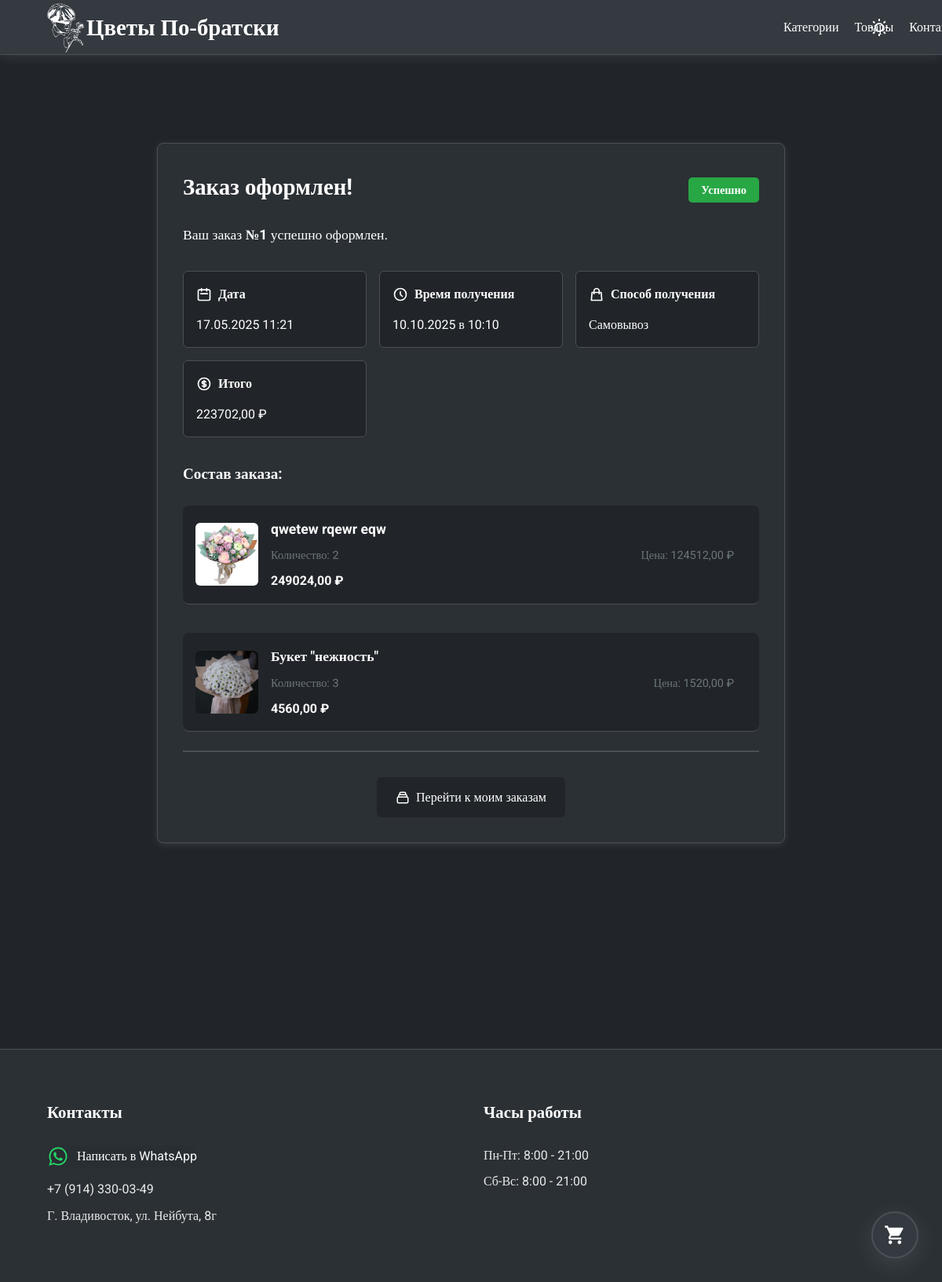
Page /orders/order/success/1/ (signed in) on the earlier database version.
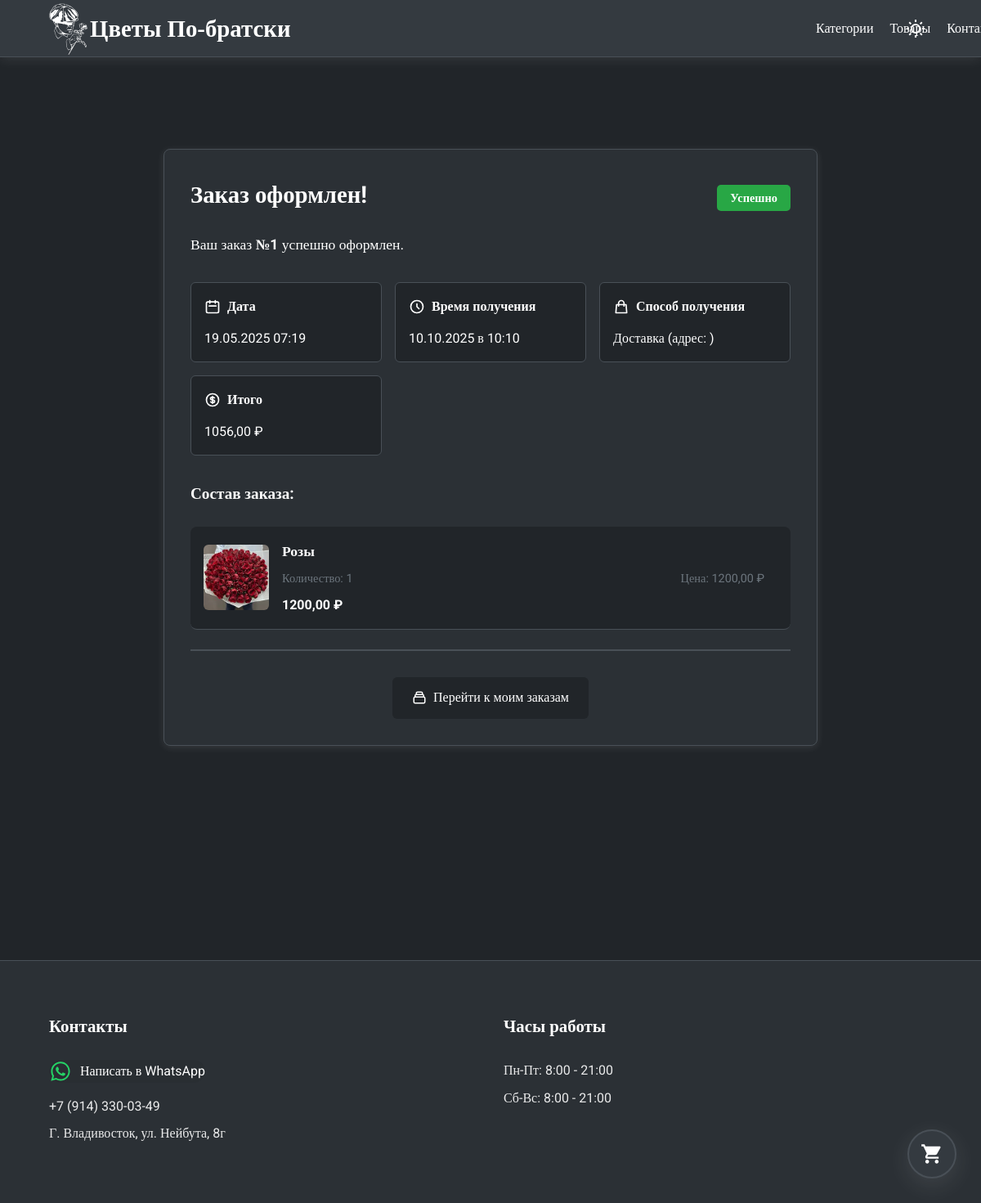
Same page on the later database version.
### orders/models.py (models this page shows, shortened)
class Order(models.Model):
    STATUS_CHOICES = [
        ("pending", "Ожидание"),
        ("confirmed", "Успешно"),
        ("rejected", "Неуспешно"),
    ]
    DELIVERY_CHOICES = [
        ("pickup", "Самовывоз"),
        ("delivery", "Доставка"),
    ]
    user = models.ForeignKey(
        settings.AUTH_USER_MODEL,  # ← Правильный порядок: сначала модель
        on_delete=models.CASCADE,
        related_name="orders",
    )
    created_at = models.DateTimeField(auto_now_add=True)
    delivery_type = models.CharField(max_length=20, choices=DELIVERY_CHOICES)
    delivery_date = models.DateField()
    delivery_time = models.TimeField()
    comment = models.TextField(
        blank=True,
        verbose_name="Комментарий",
        help_text="Дополнительная информация для доставки",
    )
    total_price = models.DecimalField(
        max_digits=10,
        decimal_places=2,
        null=True,  # ← Теперь может быть NULL
        blank=True,
    )
    status = models.CharField(max_length=20, choices=STATUS_CHOICES, default="pending")
    class Meta:
        indexes = [
            models.Index(fields=["user", "-created_at"]),
        ]

class OrderItem(models.Model):
    order = models.ForeignKey(Order, related_name="items", on_delete=models.CASCADE)
    product = models.ForeignKey(Product, on_delete=models.CASCADE)
    quantity = models.PositiveIntegerField()
    price = models.DecimalField(max_digits=10, decimal_places=2)
    def get_cost(self):
        return round(self.price * self.quantity, 2)

### main/models.py (models this page shows, shortened)
class Product(models.Model):
    category = models.ForeignKey(
        Category,
        related_name="products",
        on_delete=models.CASCADE,
        verbose_name="категория",
    )
    name = models.CharField(max_length=150, verbose_name="название товара")
    slug = models.SlugField(
        max_length=150,
        unique=True,
        verbose_name="Ссылка на товар (заполняется автоматически)",
    )
    image = models.ImageField(
        upload_to="products/%Y/%m/%d", blank=True, verbose_name="Изображение"
    )
    description = RichTextField(
        blank=True, verbose_name="Описание букета (не обязательно)"
    )
    price = models.DecimalField(
        max_digits=10, decimal_places=0, verbose_name="стоимость"
    )
    available = models.BooleanField(default=True, verbose_name="доступно ли")
    created = models.DateTimeField(auto_now_add=True, verbose_name="Дата создания")
    updated = models.DateTimeField(auto_now=True, verbose_name="Дата обновления")
    discount = models.DecimalField(
        default=0, max_digits=4, decimal_places=0, verbose_name="скидка в процентах"
    )
    quantity = models.IntegerField(blank=False, verbose_name="количество", default=1)
    purchased = models.IntegerField(
        blank=True, verbose_name="количество продаж", default=0
    )
    class Meta:
        ordering = [
            "name",
        ]
        indexes = [
            models.Index(fields=["id", "slug"]),
            models.Index(fields=["name"]),
            models.Index(fields=["-created"]),
        ]
        verbose_name = "товар"
        verbose_name_plural = "товары"

### orders/views.py (the view)
# urls.py: path("order/success/<int:order_id>/", views.order_success, name="order_success"),
@login_required
def order_success(request, order_id):
    order = get_object_or_404(Order, id=order_id, user=request.user)
    order_items = order.items.all()  # через related_name="items" в OrderItem
    return render(
        request,
        "order.html",
        {
            "order": order,
            "order_items": order_items,
        },
    )

### cart/context_processors.py (called while the page is built)
def cart(request):
    return {"cart": request.session.get(settings.CART_SESSION_ID, {})}

### orders/templates/order.html (shortened to what this page needs)
{% extends 'main/base.html' %}
{% load static %}
{% block content %}
  <section class="order-success">
    <div class="container">
      <div class="order-container">
        <div class="order-header">
          <h2 class="order-title">Заказ оформлен!</h2>
          <div class="order-status">Успешно</div>
        </div>
        <p class="order-description">
          Ваш заказ <strong>№{{ order.id }}</strong> успешно оформлен.
        </p>
        <div class="order-details">
          <div class="detail-card">
            <div class="detail-header">
              <svg class="detail-icon" fill="none" stroke="currentColor" viewBox="0 0 24 24">
                <path stroke-linecap="round" stroke-linejoin="round" stroke-width="2" d="M8 7V3m8 4V3m-9 8h10M5 21h14a2 2 0 002-2V7a2 2 0 00-2-2H5a2 2 0 00-2 2v12a2 2 0 002 2z"></path>
              </svg>
              <span class="detail-title">Дата</span>
            </div>
            <p class="detail-value">{{ order.created_at|date:'d.m.Y H:i' }}</p>
          </div>
          <div class="detail-card">
            <div class="detail-header">
              <svg class="detail-icon" fill="none" stroke="currentColor" viewBox="0 0 24 24">
                <path stroke-linecap="round" stroke-linejoin="round" stroke-width="2" d="M12 8v4l3 3m6-3a9 9 0 11-18 0 9 9 0 0118 0z"></path>
              </svg>
              <span class="detail-title">Время получения</span>
            </div>
            <p class="detail-value">{{ order.delivery_date|date:'d.m.Y' }} в {{ order.delivery_time }}</p>
          </div>
          <div class="detail-card">
            <div class="detail-header">
              <svg class="detail-icon" fill="none" stroke="currentColor" viewBox="0 0 24 24">
                <path stroke-linecap="round" stroke-linejoin="round" stroke-width="2" d="M16 11V7a4 4 0 00-8 0v4M5 9h14l1 12H4L5 9z"></path>
              </svg>
              <span class="detail-title">Способ получения</span>
            </div>
            <p class="detail-value">
              {% if order.delivery_type == 'pickup' %}
                Самовывоз
              {% else %}
                Доставка (адрес: {{ order.address }})
              {% endif %}
            </p>
          </div>
          <div class="detail-card">
            <div class="detail-header">
              <span class="detail-title">Итого</span>
            </div>
            <p class="detail-value text-xl font-bold">{{ order.total_price }} ₽</p>
          </div>
        </div>
        <h3 class="order-items-title">Состав заказа:</h3>
        <ul class="order-items">
          {% for item in order_items %}
            <li class="order-item">
              <div class="item-image" style="background-image: url('{{ item.product.image.url }}')"></div>
              <div class="item-info">
                <h4 class="item-name">{{ item.product.name }}</h4>
                <div class="item-details">
                  <div class="item-detail">Количество: {{ item.quantity }}</div>
                  <div class="item-detail">Цена: {{ item.price }} ₽</div>
                </div>
                <div class="item-price">{{ item.get_cost }} ₽</div>
              </div>
            </li>
          {% endfor %}
        </ul>
        <div class="order-actions">
          <a href="{% url 'users:profile' %}" class="action-button">
            <svg class="action-icon" fill="none" stroke="currentColor" viewBox="0 0 24 24">
              <path stroke-linecap="round" stroke-linejoin="round" stroke-width="2" d="M19 11H5m14 0a2 2 0 012 2v6a2 2 0 01-2 2H5a2 2 0 01-2-2v-6a2 2 0 012-2m14 0V9a2 2 0 00-2-2M5 11V9a2 2 0 012-2m0 0V5a2 2 0 012-2h6a2 2 0 012 2v2M7 7h10" />
            </svg>Перейти к моим заказам
          </a>
        </div>
      </div>
    </div>
  </section>
{% endblock %}

Differences in the rows shown:
no longer on this page (row edited): OrderItem: product.image (picture), product.name "Букет \"нежность\"", quantity "3", price "1520,00", get_cost "4560,00"
changed Order id 1: created_at "17.05.2025 11:21" → "19.05.2025 07:19"; total_price "223702,00" → "1056,00"
changed OrderItem: product.image: a different picture; product.name "qwetew rqewr eqw" → "Розы"; quantity "2" → "1"; price "124512,00" → "1200,00"; get_cost "249024,00" → "1200,00"
Other differences:
text no longer shown: "Самовывоз"
text now shown: "Доставка (адрес: )"
